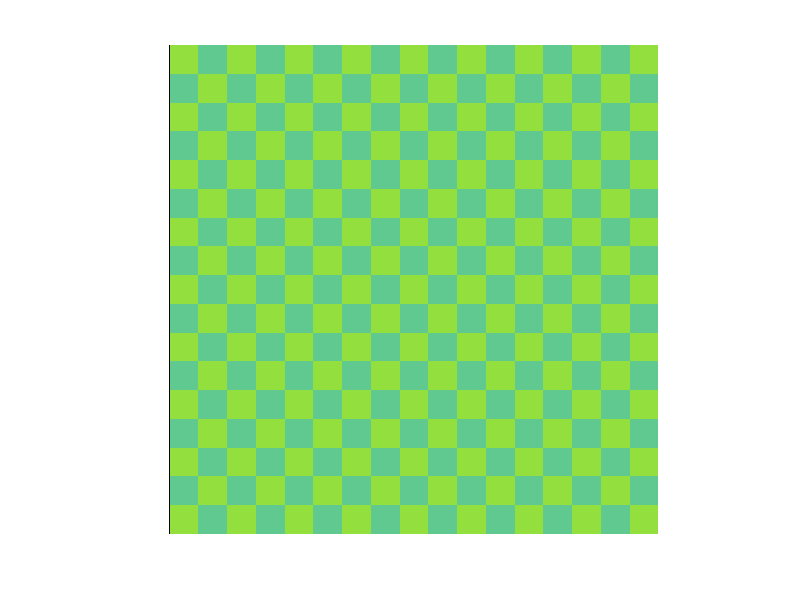

This figure's MATLAB source:
%% moving_squares_illusion.m
%% written on March 4, 2021
%% by Haley Seo and Shirley Dong
%% This script creates the moving squares illusion

%creating the background grid
dark_green = zeros(100,100,3);
dark_green(:,:,1)=0.3765;
dark_green(:,:,2)=0.7882;
dark_green(:,:,3)=0.5647;

lt_green = zeros(100,100,3);
lt_green(:,:,1) = 0.5765;
lt_green(:,:,2) = 0.8745;
lt_green(:,:,3) = 0.2431;

% 	60c990 dark green rgb(96, 201, 144)
% 	93DF3E light green rgb(147, 223, 62)
%   17x17 squares

first_row = [lt_green];
for ii = 1:16
    if mod(ii,2) == 0
        first_row = [first_row lt_green];
    else
        first_row = [first_row dark_green];
    end
end
% imshow(first_row)

second_row = [dark_green];
for ii = 1:16
    if mod(ii,2) == 0
        second_row = [second_row dark_green];
    else
        second_row = [second_row lt_green];
    end
end
% imshow(second_row)

checkerboard = [first_row];
for ii = 1:16
    if mod(ii,2) == 0
        checkerboard = [checkerboard; first_row];
    else
        checkerboard = [checkerboard; second_row];
    end
end
imshow(checkerboard)
        
    
%     for jj = 1:17
%         if mod((ii+jj),2) == 0
%             my_grid(ii,jj) = imshow(lt_green)
%         else
%             my_grid(ii,jj) = imshow(dark_green)
%         end
%     end
% end
%imshow(my_grid)
        
